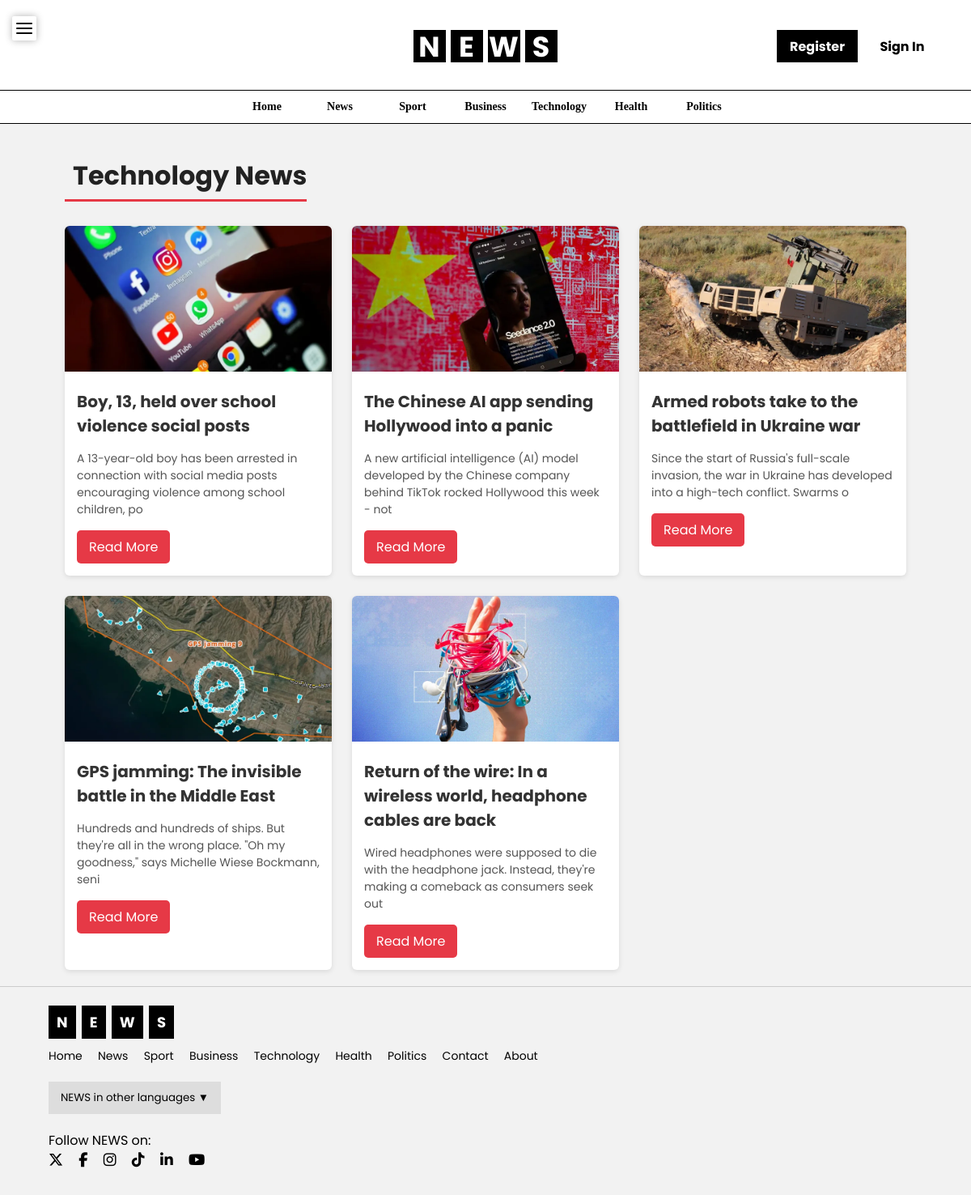
Screenshot of /technology.php with the database file from the repository.
### tables this page shows
CREATE TABLE `articles` (
  `id` int(11) NOT NULL,
  `title` varchar(255) DEFAULT NULL,
  `content` text DEFAULT NULL,
  `image` varchar(255) DEFAULT NULL,
  `category_id` int(11) DEFAULT NULL,
  `author_id` int(11) DEFAULT NULL,
  `created_at` timestamp NOT NULL DEFAULT current_timestamp(),
  `updated_at` timestamp NULL DEFAULT NULL,
  `category` varchar(50) DEFAULT NULL
);

### technology.php (the view, shortened to what this page needs)
<?php
include "includes/header.php";
include "includes/db.php";
?>
<div class="container">
<h2 class="category-title">Technology News</h2>
<div class="news-container">
<?php
$sql = "SELECT articles.*, categories.category_name
        FROM articles
        JOIN categories ON articles.category_id = categories.id
        WHERE categories.category_name = 'Technology'
        ORDER BY articles.created_at DESC";
$result = mysqli_query($conn, $sql);
if(mysqli_num_rows($result) > 0){
    while($row = mysqli_fetch_assoc($result)){
?>
<div class="news-card">
    <img src="assets/images/<?php echo $row['image']; ?>" alt="">
    <h3><?php echo $row['title']; ?></h3>
    <p><?php echo substr($row['content'],0,120); ?></p>
    <a href="single-news.php?id=<?php echo $row['id']; ?>">Read More</a>
</div>
<?php
    }
}else{
    echo "<p>No Politics news available</p>";
}
?>
</div>
</div>
<?php include "includes/footer.php"; ?>

### assets/css/style.css (style rules this page uses)
* { margin: 0; padding: 0; box-sizing: border-box; font-family: 'Poppins',sans-serif; }
body { background-color: #f2f2f2; }
h2 { font-size: 28px; font-weight: bold; color: #000000; padding-left: 10px; margin-top: 20px; }
.news-card { background:#fff; border-radius:6px; overflow:hidden; box-shadow:0 2px 6px rgba(0,0,0,0.1); }

### technology.php (style rules this page uses)
.container { width:90%; margin:auto; padding:20px; }
.category-title { text-align:center; font-size:32px; margin-bottom:30px; color:#222; border-bottom:3px solid #e63946; display:inline-block; padding-bottom:5px; }
.news-container { display:grid; grid-template-columns:repeat(auto-fit,minmax(250px,1fr)); gap:25px; }
.news-card { background:#ffffff; border-radius:10px; overflow:hidden; box-shadow:0 4px 10px rgba(0,0,0,0.1); transition:0.3s; }
.news-card img { width:100%; height:180px; object-fit:cover; }
.news-card h3 { font-size:20px; margin:15px; color:#333; }
.news-card p { margin:0 15px 15px; font-size:14px; color:#555; }
.news-card a { display:inline-block; margin:0 15px 15px; padding:8px 15px; background:#e63946; color:#fff; text-decoration:none; border-radius:5px; }

### rows the page displays
articles: image (picture), title "Boy, 13, held over school violence social posts", content "A 13-year-old boy has been arrested in connection with social media posts encouraging violence among school children, po"
articles: image (picture), title "The Chinese AI app sending Hollywood into a panic", content "A new artificial intelligence (AI) model developed by the Chinese company behind TikTok rocked Hollywood this week - not"
articles: image (picture), title "Armed robots take to the battlefield in Ukraine war", content "Since the start of Russia's full-scale invasion, the war in Ukraine has developed into a high-tech conflict. Swarms o"
articles: image (picture), title "GPS jamming: The invisible battle in the Middle East", content "Hundreds and hundreds of ships. But they're all in the wrong place. \"Oh my goodness,\" says Michelle Wiese Bockmann, seni"
articles: image (picture), title "Return of the wire: In a wireless world, headphone cables are back", content "Wired headphones were supposed to die with the headphone jack. Instead, they're making a comeback as consumers seek out"
